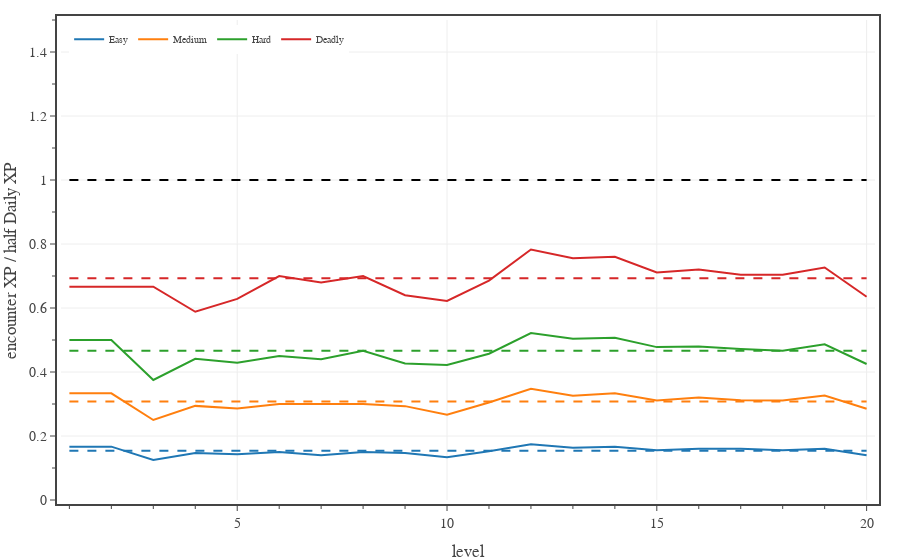

Notebook code for this chart:
### Code cell
# Plots XP thresholds for each encounter difficulty. Thresholds are normalized to half daily XP budget.

fig = go.Figure()

levels = np.array(range(1,21,1))
enc_XP_budget = 0.5*np.array(ENCOUNTER_DIFFICULTIES['Daily']['XP'])

for diff in ['Easy','Medium','Hard','Deadly']:
    d = ENCOUNTER_DIFFICULTIES[diff]
    rel_XP = np.array(d['XP'])/enc_XP_budget
    rel_XP_mean = np.median(rel_XP)

    fig.add_trace(go.Scatter(
        x=levels, 
        y=rel_XP,
        mode='lines', 
        line=dict(color=d['color'], dash='solid'),
        unselected=dict(marker=dict(opacity=0.0)),
        name=diff,
        hovertemplate=
            '<b>' + diff + '</b><br>'+
            'lvl %{x}<br>'+
            'ratio %{y:.2f}'+
            '<extra></extra>'
    ))
    fig.add_trace(go.Scatter(
        x=levels, 
        y=20*[rel_XP_mean],
        mode='lines', 
        line=dict(color=d['color'], dash='dash'),
        unselected=dict(marker=dict(opacity=0.0)),
        name=diff,
        showlegend=False,
        hovertemplate=
            '<b>' + diff + '</b><br>'+
            'lvl %{x}<br>'+
            'ratio %{y:.2f}'+
            '<extra></extra>'
    ))

ref_XP = 0.5*np.array(ENCOUNTER_DIFFICULTIES['Daily']['XP'])
fig.add_trace(go.Scatter(
    x=levels, 
    y=ref_XP/enc_XP_budget,
    mode='lines', 
    line=dict(color='black', dash='dash'),
    name='half Daily XP',
    showlegend=False,
    hoverinfo='skip'
))

fig.update_layout(
    template=TFB_TEMPLATE,
    #width=600,
    #height=800,
    xaxis=dict(
        title_text='level',
        range=[0.8, 20.2],
        tick0=0, dtick=5,
        minor=dict(tick0=0, dtick=1),
    ),
    yaxis=dict(
        title_text='encounter XP / half Daily XP',
        range=[0, 1.5],
        tick0=0, dtick=0.2,
        minor=dict(tick0=0, dtick=0.1),
    ),
    legend=dict(
        yanchor='top',  y=0.99,
        xanchor='left', x=0.01,
    )
)

fig.show(config=TFB_CONFIG)
if SAVEFIGS:
    fig.write_html(
        f'./fig-encounter-xp-thresholds-vs-level.html', 
        include_plotlyjs=False, 
        full_html=False, 
        config=TFB_CONFIG
    )

### Figure 1 — Plotly figure (JSON) as saved in the notebook; plotly's stock layout.template omitted (floating-point values rounded to 4 significant figures)
{"data": [{"hovertemplate": "<b>Easy</b><br>lvl %{x}<br>ratio %{y:.2f}<extra></extra>", "line": {"color": "#1F77B4", "dash": "solid"}, "mode": "lines", "name": "Easy", "type": "scatter", "unselected": {"marker": {"opacity": 0}}, "x": [1, 2, 3, 4, 5, 6, 7, 8, 9, 10, 11, 12, 13, 14, 15, 16, 17, 18, 19, 20], "y": [0.1667, 0.1667, 0.125, 0.1471, 0.1429, 0.15, 0.14, 0.15, 0.1467, 0.1333, 0.1524, 0.1739, 0.163, 0.1667, 0.1556, 0.16, 0.16, 0.1556, 0.16, 0.14]}, {"hovertemplate": "<b>Easy</b><br>lvl %{x}<br>ratio %{y:.2f}<extra></extra>", "line": {"color": "#1F77B4", "dash": "dash"}, "mode": "lines", "name": "Easy", "showlegend": false, "type": "scatter", "unselected": {"marker": {"opacity": 0}}, "x": [1, 2, 3, 4, 5, 6, 7, 8, 9, 10, 11, 12, 13, 14, 15, 16, 17, 18, 19, 20], "y": [0.154, 0.154, 0.154, 0.154, 0.154, 0.154, 0.154, 0.154, 0.154, 0.154, 0.154, 0.154, 0.154, 0.154, 0.154, 0.154, 0.154, 0.154, 0.154, 0.154]}, {"hovertemplate": "<b>Medium</b><br>lvl %{x}<br>ratio %{y:.2f}<extra></extra>", "line": {"color": "#FF7F0E", "dash": "solid"}, "mode": "lines", "name": "Medium", "type": "scatter", "unselected": {"marker": {"opacity": 0}}, "x": [1, 2, 3, 4, 5, 6, 7, 8, 9, 10, 11, 12, 13, 14, 15, 16, 17, 18, 19, 20], "y": [0.3333, 0.3333, 0.25, 0.2941, 0.2857, 0.3, 0.3, 0.3, 0.2933, 0.2667, 0.3048, 0.3478, 0.3259, 0.3333, 0.3111, 0.32, 0.312, 0.3111, 0.3267, 0.285]}, {"hovertemplate": "<b>Medium</b><br>lvl %{x}<br>ratio %{y:.2f}<extra></extra>", "line": {"color": "#FF7F0E", "dash": "dash"}, "mode": "lines", "name": "Medium", "showlegend": false, "type": "scatter", "unselected": {"marker": {"opacity": 0}}, "x": [1, 2, 3, 4, 5, 6, 7, 8, 9, 10, 11, 12, 13, 14, 15, 16, 17, 18, 19, 20], "y": [0.3079, 0.3079, 0.3079, 0.3079, 0.3079, 0.3079, 0.3079, 0.3079, 0.3079, 0.3079, 0.3079, 0.3079, 0.3079, 0.3079, 0.3079, 0.3079, 0.3079, 0.3079, 0.3079, 0.3079]}, {"hovertemplate": "<b>Hard</b><br>lvl %{x}<br>ratio %{y:.2f}<extra></extra>", "line": {"color": "#2CA02C", "dash": "solid"}, "mode": "lines", "name": "Hard", "type": "scatter", "unselected": {"marker": {"opacity": 0}}, "x": [1, 2, 3, 4, 5, 6, 7, 8, 9, 10, 11, 12, 13, 14, 15, 16, 17, 18, 19, 20], "y": [0.5, 0.5, 0.375, 0.4412, 0.4286, 0.45, 0.44, 0.4667, 0.4267, 0.4222, 0.4571, 0.5217, 0.5037, 0.5067, 0.4778, 0.48, 0.472, 0.4667, 0.4867, 0.425]}, {"hovertemplate": "<b>Hard</b><br>lvl %{x}<br>ratio %{y:.2f}<extra></extra>", "line": {"color": "#2CA02C", "dash": "dash"}, "mode": "lines", "name": "Hard", "showlegend": false, "type": "scatter", "unselected": {"marker": {"opacity": 0}}, "x": [1, 2, 3, 4, 5, 6, 7, 8, 9, 10, 11, 12, 13, 14, 15, 16, 17, 18, 19, 20], "y": [0.4667, 0.4667, 0.4667, 0.4667, 0.4667, 0.4667, 0.4667, 0.4667, 0.4667, 0.4667, 0.4667, 0.4667, 0.4667, 0.4667, 0.4667, 0.4667, 0.4667, 0.4667, 0.4667, 0.4667]}, {"hovertemplate": "<b>Deadly</b><br>lvl %{x}<br>ratio %{y:.2f}<extra></extra>", "line": {"color": "#D62728", "dash": "solid"}, "mode": "lines", "name": "Deadly", "type": "scatter", "unselected": {"marker": {"opacity": 0}}, "x": [1, 2, 3, 4, 5, 6, 7, 8, 9, 10, 11, 12, 13, 14, 15, 16, 17, 18, 19, 20], "y": [0.6667, 0.6667, 0.6667, 0.5882, 0.6286, 0.7, 0.68, 0.7, 0.64, 0.6222, 0.6857, 0.7826, 0.7556, 0.76, 0.7111, 0.72, 0.704, 0.7037, 0.7267, 0.635]}, {"hovertemplate": "<b>Deadly</b><br>lvl %{x}<br>ratio %{y:.2f}<extra></extra>", "line": {"color": "#D62728", "dash": "dash"}, "mode": "lines", "name": "Deadly", "showlegend": false, "type": "scatter", "unselected": {"marker": {"opacity": 0}}, "x": [1, 2, 3, 4, 5, 6, 7, 8, 9, 10, 11, 12, 13, 14, 15, 16, 17, 18, 19, 20], "y": [0.6929, 0.6929, 0.6929, 0.6929, 0.6929, 0.6929, 0.6929, 0.6929, 0.6929, 0.6929, 0.6929, 0.6929, 0.6929, 0.6929, 0.6929, 0.6929, 0.6929, 0.6929, 0.6929, 0.6929]}, {"hoverinfo": "skip", "line": {"color": "black", "dash": "dash"}, "mode": "lines", "name": "half Daily XP", "showlegend": false, "type": "scatter", "x": [1, 2, 3, 4, 5, 6, 7, 8, 9, 10, 11, 12, 13, 14, 15, 16, 17, 18, 19, 20], "y": [1, 1, 1, 1, 1, 1, 1, 1, 1, 1, 1, 1, 1, 1, 1, 1, 1, 1, 1, 1]}], "layout": {"legend": {"x": 0.01, "xanchor": "left", "y": 0.99, "yanchor": "top"}, "xaxis": {"dtick": 5, "minor": {"dtick": 1, "tick0": 0}, "range": [0.8, 20.2], "tick0": 0, "title": {"text": "level"}}, "yaxis": {"dtick": 0.2, "minor": {"dtick": 0.1, "tick0": 0}, "range": [0, 1.5], "tick0": 0, "title": {"text": "encounter XP / half Daily XP"}}}}
